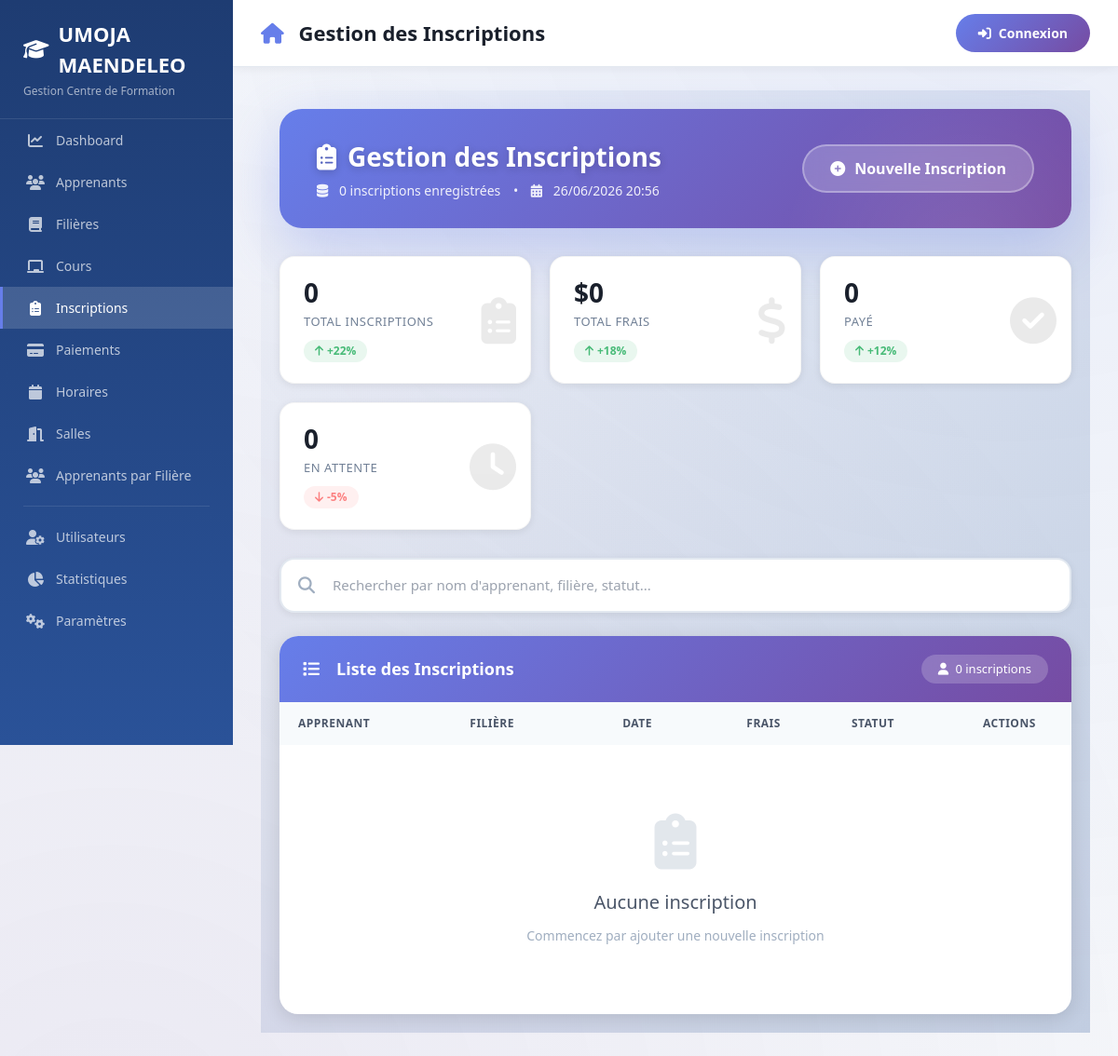
Page /pages/inscriptions.php on the earlier database version.
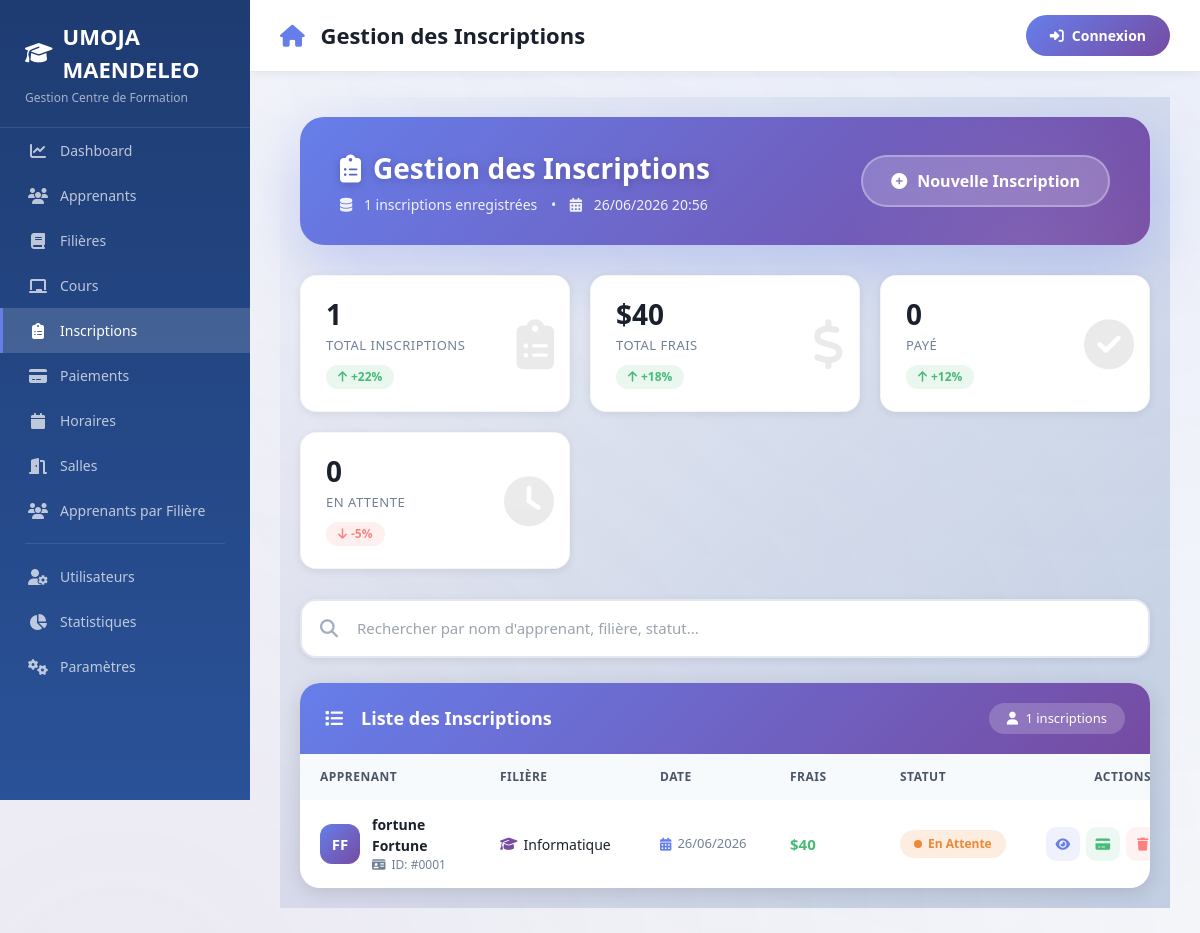
Same page on the later database version.
### tables this page shows
CREATE TABLE `inscription` (
  `id_inscription` int(11) NOT NULL,
  `date_inscription` date NOT NULL,
  `frais_inscription` decimal(10,2) DEFAULT NULL,
  `id_apprenant` int(11) DEFAULT NULL,
  `id_filiere` int(11) DEFAULT NULL
);

CREATE TABLE `apprenant` (
  `id_apprenant` int(11) NOT NULL,
  `nom` varchar(100) NOT NULL,
  `prenom` varchar(100) NOT NULL,
  `telephone` varchar(20) DEFAULT NULL,
  `adresse` varchar(255) DEFAULT NULL
);

CREATE TABLE `filiere` (
  `id_filiere` int(11) NOT NULL,
  `nom` varchar(100) NOT NULL,
  `duree` varchar(50) DEFAULT NULL,
  `frais_mensuel` decimal(10,2) DEFAULT NULL
);

### classes/Inscription.php (called while the page is built, shortened)
<?php
class Inscription {
    private $conn;
    private $table = 'inscription';
    public function __construct($db) {
        $this->conn = $db;
    }
    public function getAll() {
        $query = "SELECT i.*, a.nom, a.prenom, f.nom as filiere_nom
                  FROM " . $this->table . " i
                  LEFT JOIN apprenant a ON i.id_apprenant = a.id_apprenant
                  LEFT JOIN filiere f ON i.id_filiere = f.id_filiere
                  ORDER BY i.date_inscription DESC";
        $stmt = $this->conn->prepare($query);
        $stmt->execute();
        return $stmt->fetchAll(PDO::FETCH_ASSOC);
    }
}

### pages/inscriptions.php (the view, shortened to what the changed rows need)
<?php
require_once __DIR__ . '/../classes/Inscription.php';
$database = new Database();
$db = $database->connect();
$inscription = new Inscription($db);
$inscriptions = $inscription->getAll();
include __DIR__ . '/../includes/header.php';
?>
<div class="page-wrapper">
    <div class="content-wrapper">
        <div class="page-header">
            <div style="display: flex; justify-content: space-between; align-items: center; flex-wrap: wrap; gap: 15px;">
                <div>
                    <h1><i class="fas fa-clipboard-list me-3"></i>Gestion des Inscriptions</h1>
                    <div class="subtitle">
                        <i class="fas fa-database me-2"></i>
                        <?php echo count($inscriptions); ?> inscriptions enregistrées
                        <span style="margin: 0 10px;">•</span>
                        <i class="fas fa-calendar-alt me-2"></i>
                        <?php echo date('d/m/Y H:i'); ?>
                    </div>
                </div>
            </div>
        </div>
        <?php
        $total = count($inscriptions);
        $total_frais = array_sum(array_column($inscriptions, 'frais_inscription'));
        ?>
        <div class="stats-grid">
            <div class="stat-card">
                <i class="fas fa-clipboard-list stat-icon"></i>
                <div class="stat-number"><?php echo $total; ?></div>
                <div class="stat-label">Total Inscriptions</div>
                <span class="stat-change up"><i class="fas fa-arrow-up"></i> +22%</span>
            </div>
            <div class="stat-card">
                <i class="fas fa-dollar-sign stat-icon"></i>
                <div class="stat-number">$<?php echo number_format($total_frais, 0, ',', ' '); ?></div>
                <div class="stat-label">Total Frais</div>
                <span class="stat-change up"><i class="fas fa-arrow-up"></i> +18%</span>
            </div>
        </div>
        <div class="table-container">
            <div class="table-header">
                <h3><i class="fas fa-list me-2"></i>Liste des Inscriptions</h3>
                <span class="badge-count">
                    <i class="fas fa-user me-1"></i>
                    <?php echo $total; ?> inscriptions
                </span>
            </div>
            <div class="table-responsive">
                <table id="inscriptionTable">
                    <thead>
                        <tr>
                            <th style="min-width: 180px;">Apprenant</th>
                            <th style="min-width: 160px;">Filière</th>
                            <th style="min-width: 130px;">Date</th>
                            <th style="min-width: 110px;">Frais</th>
                            <th style="min-width: 120px;">Statut</th>
                            <th style="min-width: 130px; text-align: center;">Actions</th>
                        </tr>
                    </thead>
                    <tbody id="tableBody">
                        <?php if (empty($inscriptions)): ?>
                            <tr>
                                <td colspan="6">
                                    <div class="empty-state">
                                        <i class="fas fa-clipboard-list"></i>
                                        <h3>Aucune inscription</h3>
                                        <p>Commencez par ajouter une nouvelle inscription</p>
                                    </div>
                                </td>
                            </tr>
                        <?php else: ?>
                            <?php foreach ($inscriptions as $index => $insc): ?>
                            <tr style="animation-delay: <?php echo $index * 0.04; ?>s">
                                <td>
                                    <div class="user-info">
                                        <div class="user-avatar">
                                            <?php echo strtoupper(substr($insc['prenom'] ?? 'A', 0, 1) . substr($insc['nom'] ?? '', 0, 1)); ?>
                                        </div>
                                        <div>
                                            <div class="user-name"><?php echo htmlspecialchars($insc['prenom'] . ' ' . $insc['nom']); ?></div>
                                            <div class="user-detail">
                                                <i class="fas fa-id-card"></i>
                                                ID: #<?php echo str_pad($insc['id_apprenant'], 4, '0', STR_PAD_LEFT); ?>
                                            </div>
                                        </div>
                                    </div>
                                </td>
                                <td>
                                    <div style="display: flex; align-items: center; gap: 6px;">
                                        <i class="fas fa-graduation-cap" style="color: var(--secondary);"></i>
                                        <span style="font-weight: 500;"><?php echo htmlspecialchars($insc['filiere_nom'] ?? '-'); ?></span>
                                    </div>
                                </td>
                                <td>
                                    <div style="display: flex; align-items: center; gap: 6px; color: var(--gray); font-size: 13px;">
                                        <i class="fas fa-calendar-alt" style="color: var(--primary);"></i>
                                        <?php echo date('d/m/Y', strtotime($insc['date_inscription'])); ?>
                                    </div>
                                </td>
                                <td>
                                    <span class="frais-amount" style="color: var(--success);">
                                        $<?php echo number_format($insc['frais_inscription'] ?? 0, 0, ',', ' '); ?>
                                    </span>
                                </td>
                                <td>
                                    <span class="status-badge <?php echo ($insc['statut_paiement'] ?? 'en_attente'); ?>">
                                        <span class="dot"></span>
                                        <?php
                                            $labels = [
                                                'payé' => 'Payé',
                                                'en_attente' => 'En Attente',
                                                'partiel' => 'Partiel'
                                            ];
                                            echo $labels[$insc['statut_paiement'] ?? 'en_attente'] ?? 'En Attente';
                                        ?>
                                    </span>
                                </td>
                                <td>
    <div class="action-buttons">
        <a href="inscription-detail.php?id=<?php echo $insc['id_inscription']; ?>" class="action-btn view" title="Voir détails">
            <i class="fas fa-eye"></i>
        </a>
        <a href="#" class="action-btn payment" title="Gérer paiement" onclick="event.preventDefault(); alert('💳 Gestion du paiement\n\n📋 Inscription #<?php echo $insc['id_inscription']; ?>\n👤 <?php echo htmlspecialchars($insc['prenom'] . ' ' . $insc['nom']); ?>\n📚 <?php echo htmlspecialchars($insc['filiere_nom'] ?? '-'); ?>\n💰 Montant: $<?php echo number_format($insc['frais_inscription'] ?? 0, 0, ',', ' '); ?>\n📊 Statut: <?php echo ucfirst($insc['statut_paiement'] ?? 'en_attente'); ?>')">
            <i class="fas fa-credit-card"></i>
        </a>
        <a href="?delete=<?php echo $insc['id_inscription']; ?>" class="action-btn delete" title="Supprimer"
           onclick="return confirm('Êtes-vous sûr de vouloir supprimer cette inscription ? Cette action est irréversible et supprimera également les paiements associés.')">
            <i class="fas fa-trash"></i>
        </a>
    </div>
</td>
                            </tr>
                            <?php endforeach; ?>
                        <?php endif; ?>
                    </tbody>
                </table>
            </div>
        </div>
    </div>
</div>
<?php include __DIR__ . '/../includes/footer.php'; ?>

Differences in the rows shown:
added inscription: id_apprenant.nom "FF", id_apprenant.nom "fortune Fortune", id_apprenant "0001", id_filiere.nom "Informatique", date_inscription "26/06/2026", frais_inscription "40", statut_paiement "En Attente"
Other differences:
count($inscriptions): "0" → "1"
$total: "0" → "1"
$total_frais: "0" → "40"
text no longer shown: "Aucune inscription Commencez par ajouter une nouvelle inscription"
